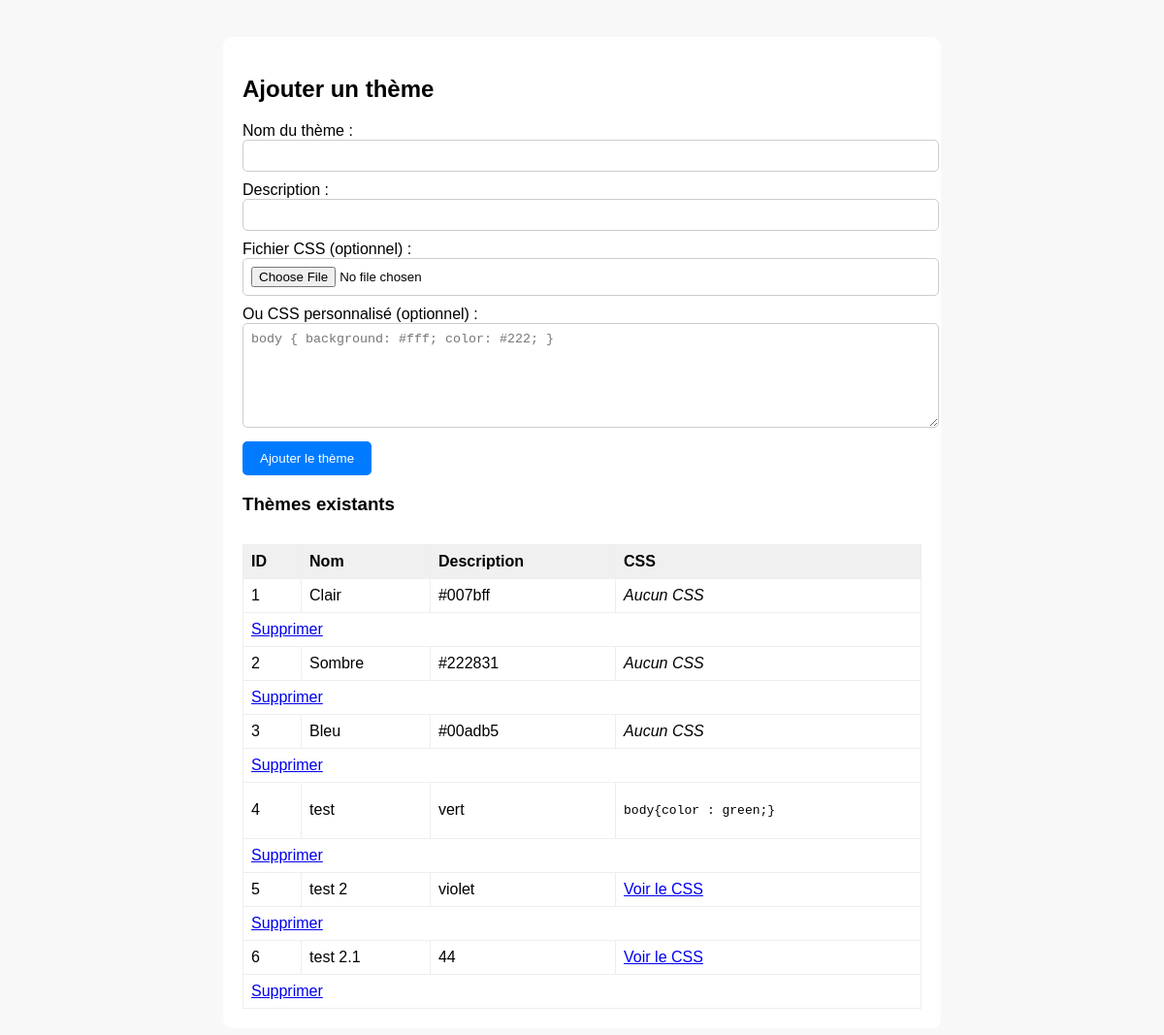
Before: /pages/admin.php with the older database file.
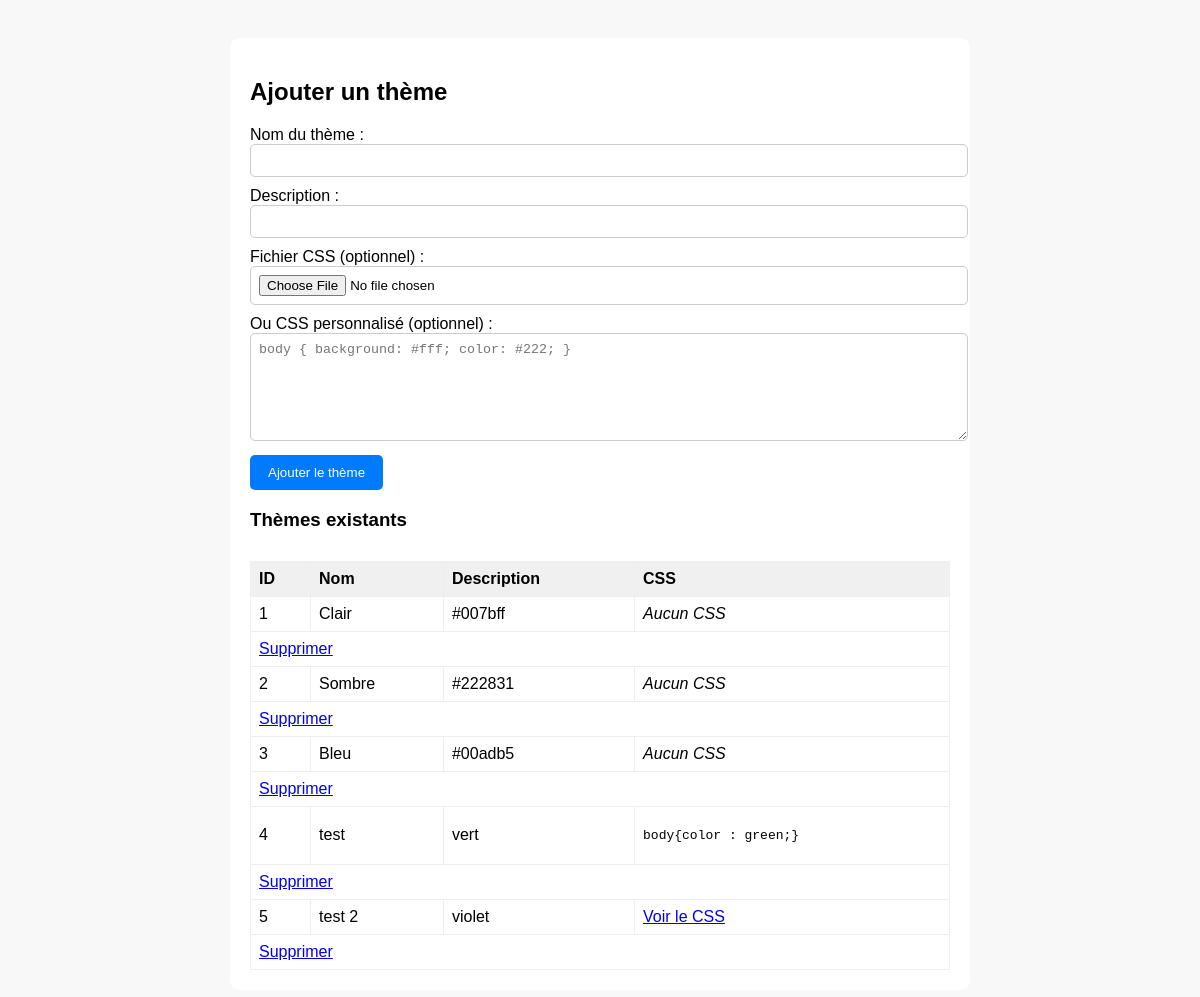
After: the same page with the newer database file.
### tables this page shows
CREATE TABLE themes (
            id INTEGER PRIMARY KEY AUTOINCREMENT,
            name TEXT NOT NULL,
            primary_color TEXT NOT NULL
        , custom_css TEXT);

### pages/admin.php (the view, shortened to what this page needs)
<?php
$db = new PDO("sqlite:../db/ma_base.db");
$db->setAttribute(PDO::ATTR_ERRMODE, PDO::ERRMODE_EXCEPTION);
$themes = $db->query("SELECT * FROM themes")->fetchAll(PDO::FETCH_ASSOC);
?>
<!DOCTYPE html>
<html lang="fr">
<head>
</head>
<body>
<div class="container">
    <h2>Ajouter un thème</h2>
    <form method="post" enctype="multipart/form-data">
        <label>Nom du thème :</label>
        <input type="text" name="name" required>
        <label>Description :</label>
        <input type="text" name="description" required>
        <label>Fichier CSS (optionnel) :</label>
        <input type="file" name="css_file" accept=".css">
        <label>Ou CSS personnalisé (optionnel) :</label>
        <textarea name="custom_css" rows="6" placeholder="body { background: #fff; color: #222; }"></textarea>
        <button type="submit" name="add_theme">Ajouter le thème</button>
    </form>
    <h3>Thèmes existants</h3>
    <table>
        <tr>
            <th>ID</th>
            <th>Nom</th>
            <th>Description</th>
            <th>CSS</th>
        </tr>
        <?php foreach ($themes as $theme): ?>
            <tr>
                <td><?= $theme['id'] ?></td>
                <td><?= htmlspecialchars($theme['name']) ?></td>
                <td><?= htmlspecialchars($theme['primary_color']) ?></td>
                <td>
                    <?php if (!empty($theme['custom_css']) && strpos($theme['custom_css'], 'theme_css/') === 0): ?>
                        <a href="/<?= htmlspecialchars($theme['custom_css']) ?>" target="_blank">Voir le CSS</a>
                    <?php elseif (!empty($theme['custom_css'])): ?>
                        <pre style="white-space:pre-wrap;"><?= htmlspecialchars($theme['custom_css']) ?></pre>
                    <?php else: ?>
                        <em>Aucun CSS</em>
                    <?php endif; ?>
                </td>
            </tr>
            <tr>
                <td colspan="4">
                    <a href="delete_theme.php?id=<?= $theme['id'] ?>" onclick="return confirm('Êtes-vous sûr de vouloir supprimer ce thème ?');">Supprimer</a>
                </td>
            </tr>
        <?php endforeach; ?>
    </table>
</div>
</body>
</html>

Changed rows visible on the page:
removed themes: id "6", name "test 2.1", primary_color "44"
